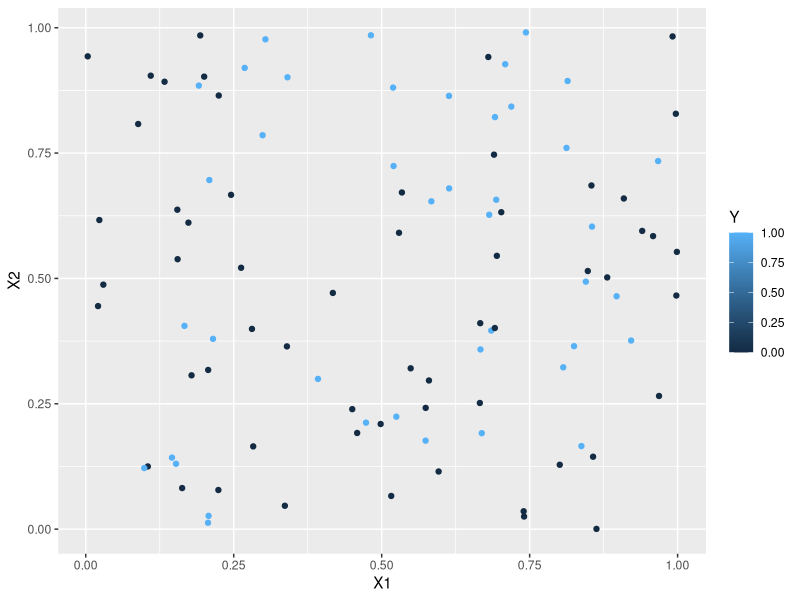
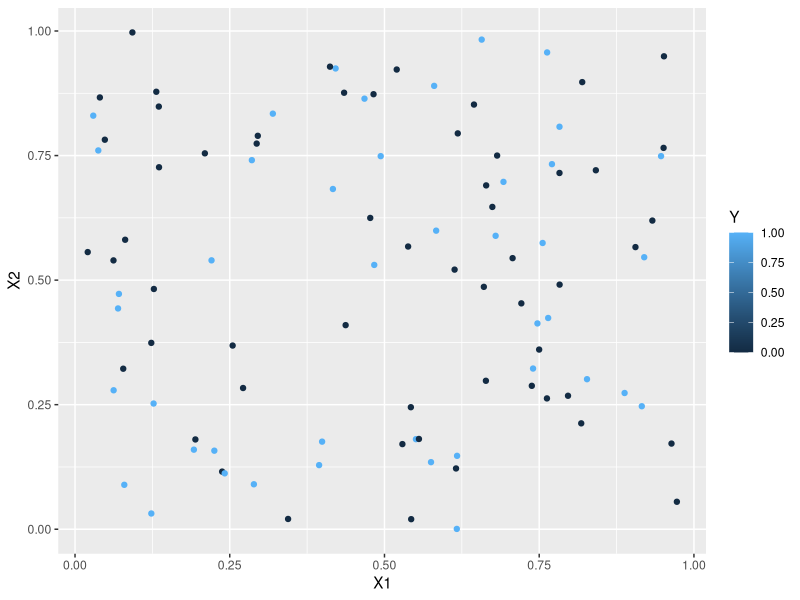

Write R code to recreate these figures, in order. (Note: this script raises an error after producing the figures.)
## ---- chunk 1
library(class)
library(tidyverse)
## ---- chunk 2
#Generative model
set.seed(116) #setting a random seed so that we can reproduce everything exactly if we want to

generate_y <- function(x1,x2) { #two input parameters to generate the output y
  logit <- x1 -2*x2 -2*x1^2 + x2^2 + 3*x1*x2
  p <- exp(logit)/(1+exp(logit)) #apply the inverse logit function
  y <- rbinom(1,1,p) #y becomes a 0 (with prob 1-p) or a 1 with probability p
}
## ---- chunk 3
# Generate a dataset with 100 points
set.seed(116)
n = 100
X1 <- runif(n,0,1)
X2 <- runif(n,0,1)

#I'm going to use a for loop to generate 100 y's
Y <- rep(0,n) #initializing my Y to be a vector of 0's
for (i in 1:n) {
  Y[i] <- generate_y(X1[i],X2[i])
}

sum(Y) #How many 0's and 1's were predicted? In this training set, 42% were 1's. However, almost 48% are 1's when n is large. That's quite close to 50/50 so we shouldn't have issues with "imbalance," which is something we'll learn about later in the semester.

training <- cbind(X1,X2,Y) #combining all of my variables into a training dataset
ggplot(data=training, aes(x=X1, y=X2, color=Y)) +
  geom_point()
## ---- chunk 4
# Create the training dataset as above using seed=116
# Create a testing dataset using seed=121

set.seed(121)
n = 100
X1 <- runif(n,0,1)
X2 <- runif(n,0,1)

#I'm going to use a for loop to generate 100 y's
Y <- rep(0,n) #initializing my Y to be a vector of 0's
for (i in 1:n) {
  Y[i] <- generate_y(X1[i],X2[i])
}

sum(Y) #43 1's, which is much closer to the 51.5% true rate
testing <- cbind(X1,X2,Y)

#Let's plot the test set. Does it look like the training set? Yeah, looks similar.
ggplot(data=testing, aes(x=X1, y=X2, color=Y)) +
  geom_point()
## ---- chunk 5
#fitting KNN on k=4

predicted.ys_4 <- knn(train = training[,1:2], 
                      test = testing[,1:2], 
                      cl=training[,3],
                      k=4)

#fitting KNN on k=8

predicted.ys_8 <- knn(train=training[,1:2],
                      test=testing[,1:2],
                      cl=training[,3],
                      k=8)
## ---- chunk 6
#misclassification rate is number of incorrect predictions/ total number of predictions

#misclass rate for k=4
misclass_rate_4 = 1-(sum(predicted.ys_4==testing[,3])/length(predicted.ys_4))
misclass_rate_4

#misclass rate for k=8
misclass_rate_8 = 1-(sum(predicted.ys_8==testing[,3])/length(predicted.ys_8))
misclass_rate_8
## ---- chunk 7
#plot decision boundaries for k=4

# setting the grid that we will predict on 
testing.grid_4 <- expand.grid(X1 = seq(0, 1, by = .01), 
                            X2 = seq(0, 1, by = .01))
# predicting on the grid
predicted.grid_4 <- knn(train = training[,1:2], 
                      test = testing.grid_2, 
                      cl = training[,3], 
                      k = 4)

predicted.gridxy_4 <- testing.grid_4
predicted.gridxy_4$Y <- as.numeric(predicted.grid_8) -1

ggplot() +
  geom_raster(data = predicted.gridxy_4, aes(x = X1, y = X2, fill = as.factor(Y)), alpha = 0.3) +
  geom_contour(data = predicted.gridxy_4, aes(x = X1, y = X2, z = Y), 
               breaks = 1.5, color = "black", size = 1) +
  geom_point(data = training, aes(x = X1, y = X2, color = as.factor(Y))) +
  scale_fill_manual(values = c("orange", "cornflowerblue"), name = "Region") +
  scale_color_manual(values = c("darkorange", "blue"), name = "Actual Class") +
  labs(title = "KNN Decision Boundary (k=4)",
       subtitle = "Black line indicates the Bayes-style decision boundary") +
   geom_contour(data = predicted.gridxy_4, aes(x = X1, y = X2, z = Y +1),  
               breaks = 1.5, color = "black", size = 1) +
theme_minimal()



#plot decision boundaries for k=8

# setting the grid that we will predict on 
testing.grid_8 <- expand.grid(X1 = seq(0, 1, by = .01), 
                            X2 = seq(0, 1, by = .01))
# predicting on the grid
predicted.grid_8 <- knn(train = training[,1:2], 
                      test = testing.grid_2, 
                      cl = training[,3], 
                      k = 8)

predicted.gridxy_8 <- testing.grid_8
predicted.gridxy_8$Y <- as.numeric(predicted.grid_8) -1

ggplot() +
  geom_raster(data = predicted.gridxy_8, aes(x = X1, y = X2, fill = as.factor(Y)), alpha = 0.3) +
  geom_contour(data = predicted.gridxy_8, aes(x = X1, y = X2, z = Y), 
               breaks = 1.5, color = "black", size = 1) +
  geom_point(data = training, aes(x = X1, y = X2, color = as.factor(Y))) +
  scale_fill_manual(values = c("orange", "cornflowerblue"), name = "Region") +
  scale_color_manual(values = c("darkorange", "blue"), name = "Actual Class") +
  labs(title = "KNN Decision Boundary (k=8)",
       subtitle = "Black line indicates the Bayes-style decision boundary") +
   geom_contour(data = predicted.gridxy_8, aes(x = X1, y = X2, z = Y +1),  
               breaks = 1.5, color = "black", size = 1) +
theme_minimal()
## ---- chunk 8
#observation of x1=0.5, x2=0.5
observation <- data.frame(X1 = 0.5, X2 = 0.5)

training_data_frame <- as.data.frame(training)

#Perform the KNN prediction
predicted_y <- knn(
  train = training[, c("X1", "X2")],       
  test = observation[, c("X1", "X2")],  
  cl = training_data_frame$Y,                        
  k = 8                                       
)
predicted_y
